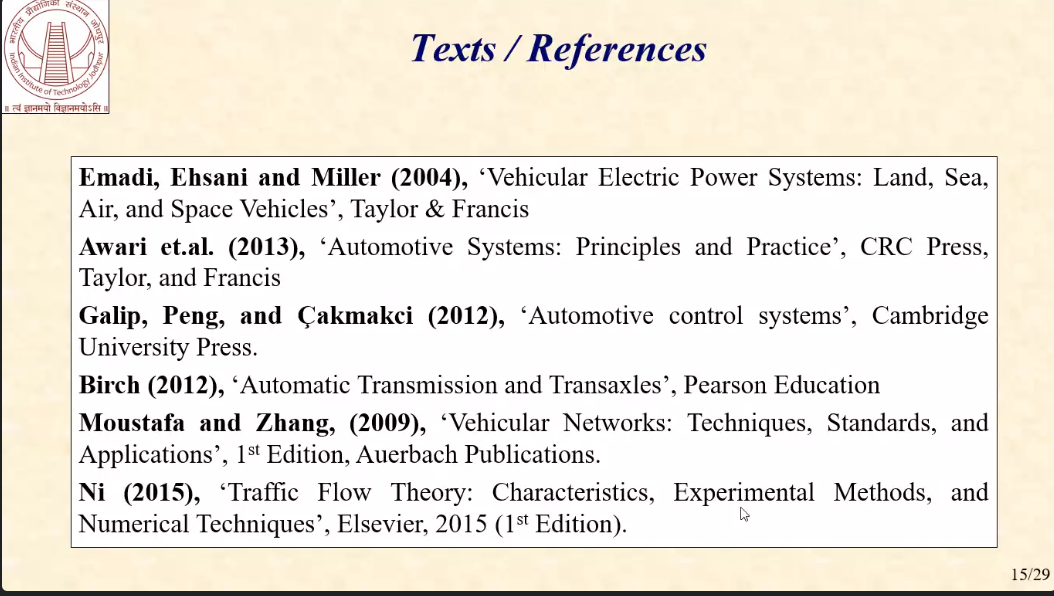
#> input picture File IO/Capture.PNG, 1054 x 596 px
$ python image.py
#> lines starting #> are read from the running program, lines starting #| are printed output that depends on the picture
from PIL import Image
from PIL import ImageFilter
def main():
    with Image.open("Capture.PNG") as img:
#> img is the input picture: PIL image 1054x596 RGBA; mean R, G, B, A 237.1, 231.5, 223.1, 255
     print(img.size)
#| (1054, 596)
     print(img.format)
#| PNG
     img=img.rotate(90)
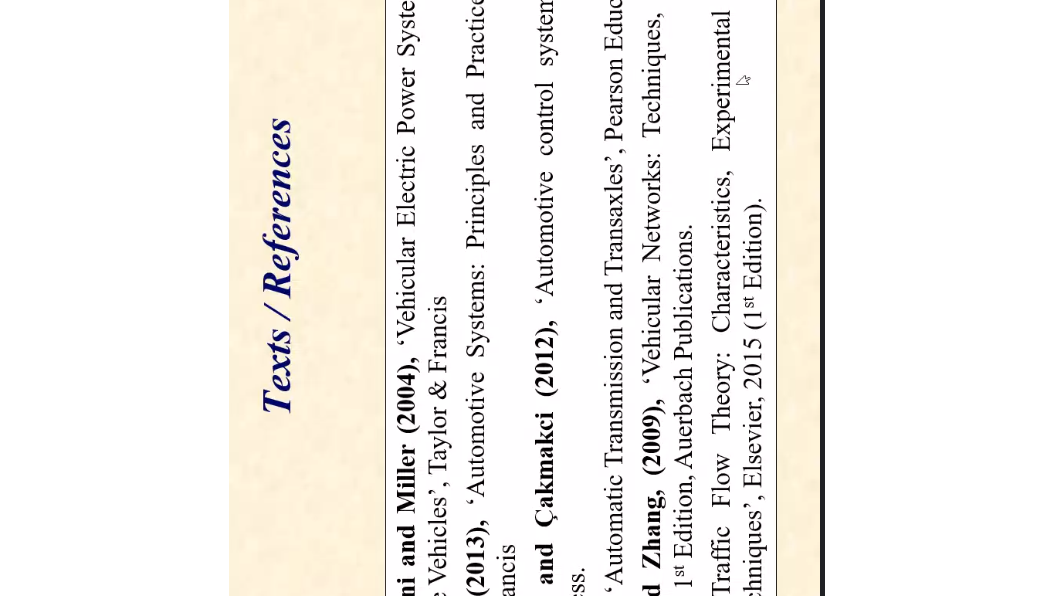
#> img: PIL image 1054x596 RGBA; mean R, G, B, A 133.4, 130.7, 127.1, 144.2; transparent parts drawn white
     img=img.filter(ImageFilter.FIND_EDGES)
     img.save("ot.png")


main()
